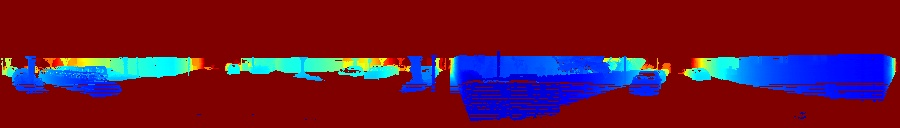
#> input picture dyna-loam/img/map.jpg, 900 x 128 px, found by its file name
$ python visibility.py
#> lines starting #> are read from the running program, lines starting #| are printed output that depends on the picture
#! /usr/bin/python
import cv2
img = cv2.imread('/home/eric/a_ros_ws/dyna_loam_ws/src/dyna-loam/img/map.jpg')
#> img is the input picture: shape (128, 900, 3); mean B, G, R 47.8, 21.5, 106.5

# cv2.imshow('map', mat)
print('waitting ........')
print(img.shape)
#| (128, 900, 3)
height = img.shape[0]
#> height = 128
width = img.shape[1]
#> width = 900
channels = img.shape[2]
#> channels = 3

x = 0
y = 32
w = 900
h = 96
cropped_image = img[y:y+h, x:x+w]
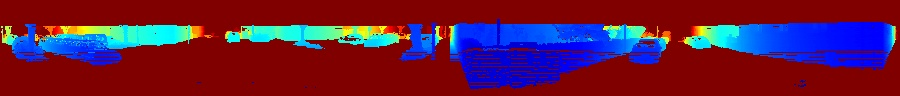
#> cropped_image: shape (96, 900, 3); mean B, G, R 63.7, 28.7, 99.4
cv2.imshow('img', cropped_image)
cv2.imwrite('/home/eric/a_ros_ws/dyna_loam_ws/src/dyna-loam/img/map_vis.jpg', cropped_image)
cv2.waitKey(0)

$ run again, with dyna-loam/img/diff.jpg copied over dyna-loam/img/map.jpg
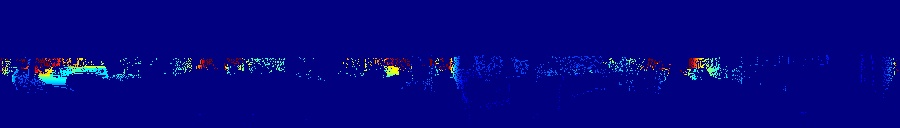
#> input picture dyna-loam/img/diff.jpg, 900 x 128 px, found by its file name
#> img is the input picture: shape (128, 900, 3); mean B, G, R 129.2, 4.7, 4.2
#| (128, 900, 3)
#> `cropped_image = img[y:y+h, x:x+w]`:
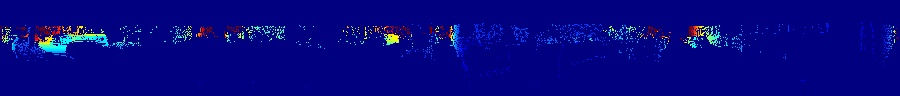
#> cropped_image: shape (96, 900, 3); mean B, G, R 129.5, 6.3, 5.3

$ run again, with dyna-loam/img/diff_vis.jpg copied over dyna-loam/img/map.jpg
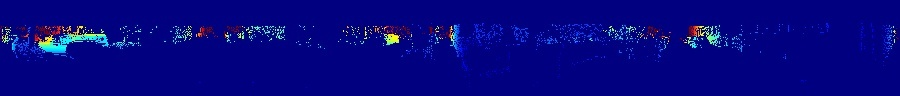
#> input picture dyna-loam/img/diff_vis.jpg, 900 x 96 px, found by its file name
#> img is the input picture: shape (96, 900, 3); mean B, G, R 129.5, 6.4, 5.7
#| (96, 900, 3)
#> `cropped_image = img[y:y+h, x:x+w]`:
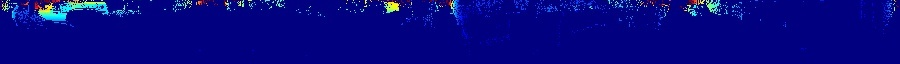
#> cropped_image: shape (64, 900, 3); mean B, G, R 130.4, 7.5, 5.8
